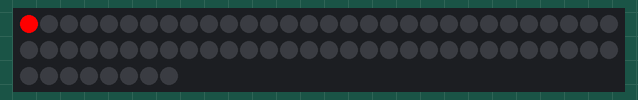
This sketch was run on a simulated Arduino Uno, built with avr-gcc and run on an emulated ATmega328P. On the bench: 68 RGB LEDs in strip order, left to right, continuing on the next row.

Above: at 0.15 s.
At 0.78 s:
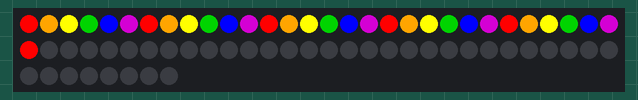
At 1.5 s:
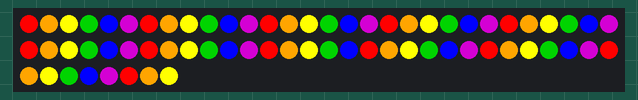

The sketch:

Rainbow.ino
```cpp
#include "FastLED.h"
#define NUM_LEDS 68
CRGB leds[NUM_LEDS];
void setup() { FastLED.addLeds<WS2801, RGB>(leds, NUM_LEDS); }
void loop() {
    leds[0] = CRGB::Red; FastLED.show(); delay(20);
    leds[1] = CRGB::Orange; FastLED.show(); delay(20);
    leds[2] = CRGB::Yellow; FastLED.show(); delay(20);
    leds[3] = CRGB::Green; FastLED.show(); delay(20);
    leds[4] = CRGB::Blue; FastLED.show(); delay(20);
    leds[5] = CRGB::Purple; FastLED.show(); delay(20);
    leds[6] = CRGB::Red; FastLED.show(); delay(20);
    leds[7] = CRGB::Orange; FastLED.show(); delay(20);
    leds[8] = CRGB::Yellow; FastLED.show(); delay(20);
    leds[9] = CRGB::Green; FastLED.show(); delay(20);
    leds[10] = CRGB::Blue; FastLED.show(); delay(20);
    leds[11] = CRGB::Purple; FastLED.show(); delay(20);
    leds[12] = CRGB::Red; FastLED.show(); delay(20);
    leds[13] = CRGB::Orange; FastLED.show(); delay(20);
    leds[14] = CRGB::Yellow; FastLED.show(); delay(20);
    leds[15] = CRGB::Green; FastLED.show(); delay(20);
    leds[16] = CRGB::Blue; FastLED.show(); delay(20);
    leds[17] = CRGB::Purple; FastLED.show(); delay(20);
    leds[18] = CRGB::Red; FastLED.show(); delay(20);
    leds[19] = CRGB::Orange; FastLED.show(); delay(20);
    leds[20] = CRGB::Yellow; FastLED.show(); delay(20);
    leds[21] = CRGB::Green; FastLED.show(); delay(20);
    leds[22] = CRGB::Blue; FastLED.show(); delay(20);
    leds[23] = CRGB::Purple; FastLED.show(); delay(20);
    leds[24] = CRGB::Red; FastLED.show(); delay(20);
    leds[25] = CRGB::Orange; FastLED.show(); delay(20);
    leds[26] = CRGB::Yellow; FastLED.show(); delay(20);
    leds[27] = CRGB::Green; FastLED.show(); delay(20);
    leds[28] = CRGB::Blue; FastLED.show(); delay(20);
    leds[29] = CRGB::Purple; FastLED.show(); delay(20);
    leds[30] = CRGB::Red; FastLED.show(); delay(20);
    leds[31] = CRGB::Orange; FastLED.show(); delay(20);
    leds[32] = CRGB::Yellow; FastLED.show(); delay(20);
    leds[33] = CRGB::Green; FastLED.show(); delay(20);
    leds[34] = CRGB::Blue; FastLED.show(); delay(20);
    leds[35] = CRGB::Purple; FastLED.show(); delay(20);
    leds[36] = CRGB::Red; FastLED.show(); delay(20);
    leds[37] = CRGB::Orange; FastLED.show(); delay(20);
    leds[38] = CRGB::Yellow; FastLED.show(); delay(20);
    leds[39] = CRGB::Green; FastLED.show(); delay(20);
    leds[40] = CRGB::Blue; FastLED.show(); delay(20);
    leds[41] = CRGB::Purple; FastLED.show(); delay(20);
    leds[42] = CRGB::Red; FastLED.show(); delay(20);
    leds[43] = CRGB::Orange; FastLED.show(); delay(20);
    leds[44] = CRGB::Yellow; FastLED.show(); delay(20);
    leds[45] = CRGB::Green; FastLED.show(); delay(20);
    leds[46] = CRGB::Blue; FastLED.show(); delay(20);
    leds[47] = CRGB::Red; FastLED.show(); delay(20);
    leds[48] = CRGB::Orange; FastLED.show(); delay(20);
    leds[49] = CRGB::Yellow; FastLED.show(); delay(20);
    leds[50] = CRGB::Green; FastLED.show(); delay(20);
    leds[51] = CRGB::Blue; FastLED.show(); delay(20);
    leds[52] = CRGB::Purple; FastLED.show(); delay(20);
    leds[53] = CRGB::Red; FastLED.show(); delay(20);
    leds[54] = CRGB::Orange; FastLED.show(); delay(20);
    leds[55] = CRGB::Yellow; FastLED.show(); delay(20);
    leds[56] = CRGB::Green; FastLED.show(); delay(20);
    leds[57] = CRGB::Blue; FastLED.show(); delay(20);
    leds[58] = CRGB::Purple; FastLED.show(); delay(20);
    leds[59] = CRGB::Red; FastLED.show(); delay(20);
    leds[60] = CRGB::Orange; FastLED.show(); delay(20);
    leds[61] = CRGB::Yellow; FastLED.show(); delay(20);
    leds[62] = CRGB::Green; FastLED.show(); delay(20);
    leds[63] = CRGB::Blue; FastLED.show(); delay(20);
    leds[64] = CRGB::Purple; FastLED.show(); delay(20);
    leds[65] = CRGB::Red; FastLED.show(); delay(20);
    leds[66] = CRGB::Orange; FastLED.show(); delay(20);
    leds[67] = CRGB::Yellow; FastLED.show(); delay(20);


}
```
